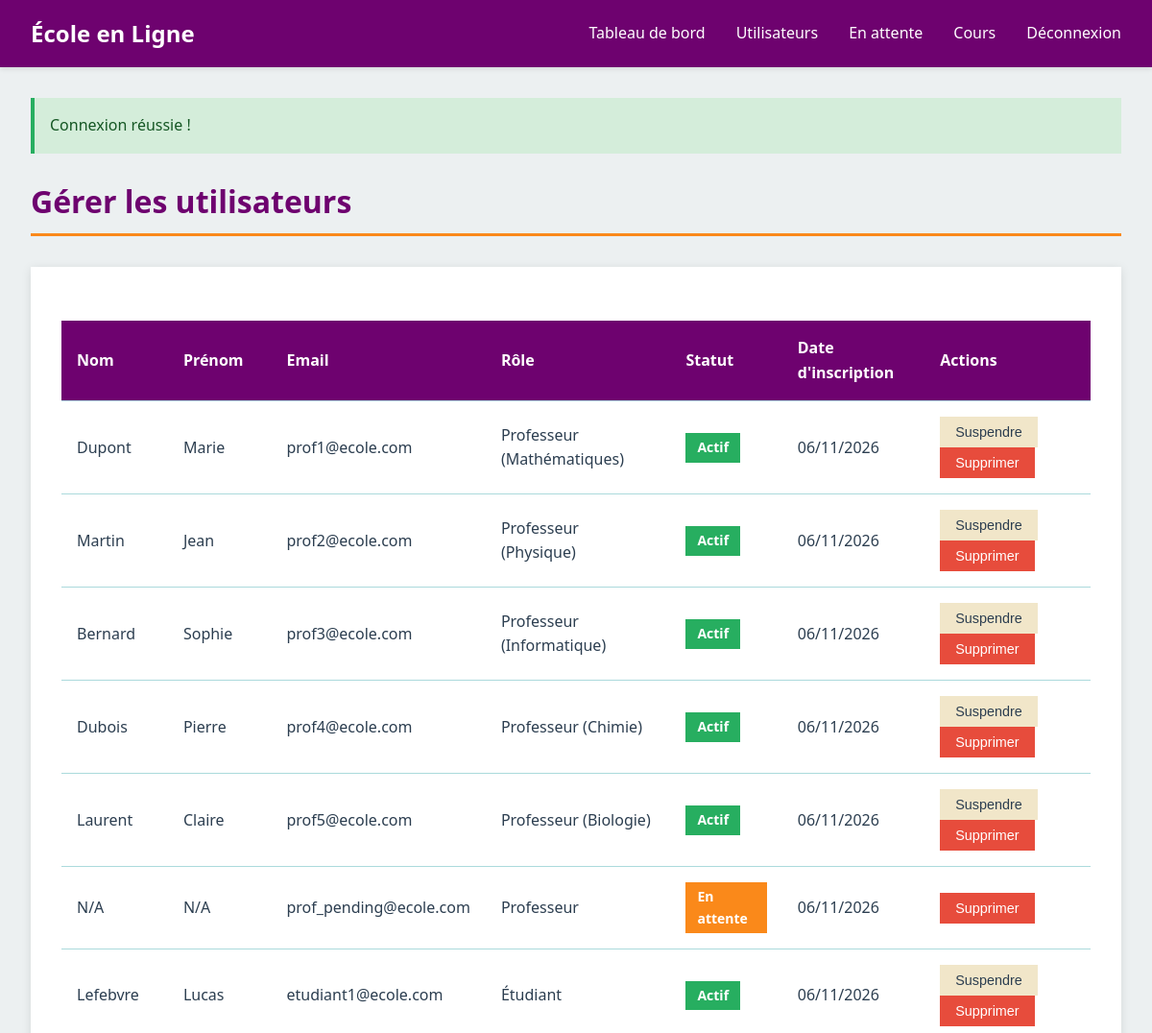
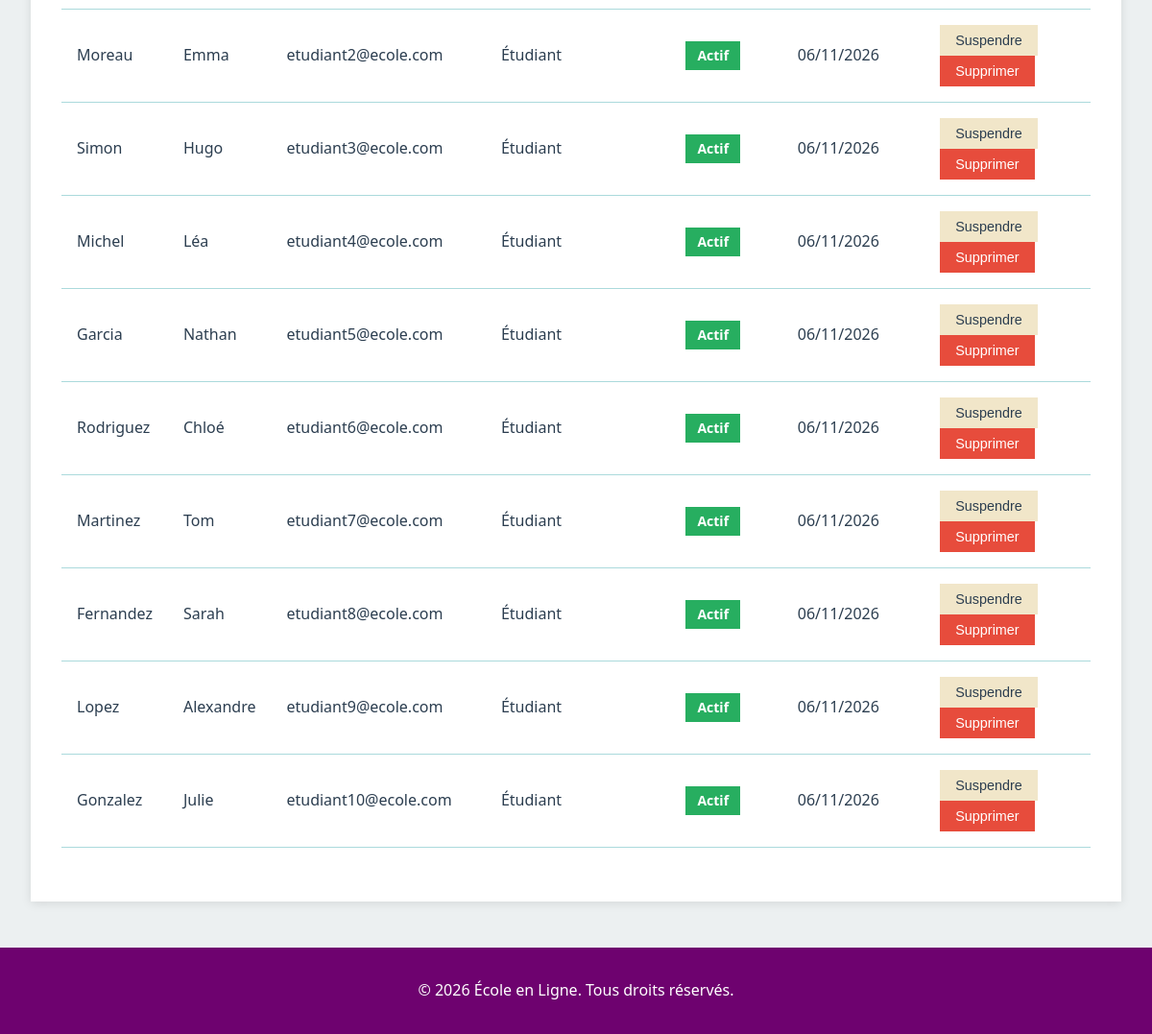
The app's page /admin/users (signed in) with its own data (2 pictures, top to bottom).
### tables this page shows
CREATE TABLE professeur (
    id_professeur INT PRIMARY KEY AUTO_INCREMENT,
    id_user INT NOT NULL,
    nom VARCHAR(100) NOT NULL,
    prenom VARCHAR(100) NOT NULL,
    specialite VARCHAR(100) NOT NULL,
    bio TEXT NULL,
    photo VARCHAR(255) NULL,
    FOREIGN KEY (id_user) REFERENCES user(id_user) ON DELETE CASCADE
);

CREATE TABLE user (
    id_user INT PRIMARY KEY AUTO_INCREMENT,
    email VARCHAR(255) UNIQUE NOT NULL,
    password VARCHAR(255) NOT NULL,
    role ENUM('student', 'teacher', 'admin') NOT NULL,
    status ENUM('pending', 'active', 'suspended', 'rejected', 'archived') NOT NULL DEFAULT 'active',
    last_login DATETIME NULL,
    archived_at DATETIME NULL,
    created_at TIMESTAMP DEFAULT CURRENT_TIMESTAMP
);

### controllers/AdminController.php (called while the page is built, shortened)
<?php
require_once __DIR__ . '/../models/Admin.php';
class AdminController {
    public function users() {
        $adminModel = new Admin();
        $users = $adminModel->getAllUsers();
        require_once __DIR__ . '/../views/admin/users.php';
    }
}
?>

### models/admin.php (called while the page is built, shortened)
<?php
require_once __DIR__ . '/../config/Database.php';
class Admin {
    private $conn;
    public function __construct() {
        $database = new Database();
        $this->conn = $database->getConnection();
    }
    public function getAllUsers() {
        $query = "SELECT u.id_user, u.email, u.role, u.status, u.created_at,
                  COALESCE(e.nom, p.nom) as nom,
                  COALESCE(e.prenom, p.prenom) as prenom,
                  p.specialite
                  FROM user u
                  LEFT JOIN etudiant e ON u.id_user = e.id_user
                  LEFT JOIN professeur p ON u.id_user = p.id_user
                  WHERE u.role != 'admin'
                  ORDER BY u.created_at DESC";
        $stmt = $this->conn->prepare($query);
        $stmt->execute();
        return $stmt->fetchAll();
    }
}
?>

### config/database.php (called while the page is built)
<?php
class Database {
    private $host = DB_HOST;
    private $db_name = DB_NAME;
    private $username = DB_USER;
    private $password = DB_PASS;
    private $conn = null;
    public function getConnection() {
        if ($this->conn === null) {
            try {
                $this->conn = new PDO(
                    "mysql:host=" . $this->host . ";dbname=" . $this->db_name . ";charset=utf8mb4",
                    $this->username,
                    $this->password
                );
                $this->conn->setAttribute(PDO::ATTR_ERRMODE, PDO::ERRMODE_EXCEPTION);
                $this->conn->setAttribute(PDO::ATTR_DEFAULT_FETCH_MODE, PDO::FETCH_ASSOC);
            } catch(PDOException $e) {
                die("Erreur de connexion : " . $e->getMessage());
            }
        }
        return $this->conn;
    }
}
?>

### views/admin/users.php (the view, shortened to what this page needs)
<?php
require_once __DIR__ . '/../layout/header.php';
?>
<div class="container">
    <?php if (isset($_SESSION['success'])): ?>
        <div class="alert alert-success">
            <?php echo $_SESSION['success']; unset($_SESSION['success']); ?>
        </div>
    <?php endif; ?>
    <h1>Gérer les utilisateurs</h1>
    <div class="content-wrapper">
        <?php if (empty($users)): ?>
            <div class="alert alert-info">
                Aucun utilisateur enregistré.
            </div>
        <?php else: ?>
            <table>
                <thead>
                    <tr>
                        <th>Nom</th>
                        <th>Prénom</th>
                        <th>Email</th>
                        <th>Rôle</th>
                        <th>Statut</th>
                        <th>Date d'inscription</th>
                        <th>Actions</th>
                    </tr>
                </thead>
                <tbody>
                    <?php foreach ($users as $user): ?>
                        <tr>
                            <td><?php echo htmlspecialchars($user['nom'] ?? 'N/A'); ?></td>
                            <td><?php echo htmlspecialchars($user['prenom'] ?? 'N/A'); ?></td>
                            <td><?php echo htmlspecialchars($user['email']); ?></td>
                            <td>
                                <?php if ($user['role'] === 'student'): ?>
                                    Étudiant
                                <?php elseif ($user['role'] === 'teacher'): ?>
                                    Professeur <?php if ($user['specialite']): ?>(<?php echo htmlspecialchars($user['specialite']); ?>)<?php endif; ?>
                                <?php endif; ?>
                            </td>
                            <td>
                                <?php if ($user['status'] === 'active'): ?>
                                    <span class="badge badge-active">Actif</span>
                                <?php elseif ($user['status'] === 'pending'): ?>
                                    <span class="badge badge-pending">En attente</span>
                                <?php elseif ($user['status'] === 'suspended'): ?>
                                    <span class="badge badge-suspended">Suspendu</span>
                                <?php endif; ?>
                            </td>
                            <td><?php echo date('d/m/Y', strtotime($user['created_at'])); ?></td>
                            <td>
                                <?php if ($user['status'] === 'active'): ?>
                                    <form action="<?php echo BASE_URL; ?>/admin/suspend-user" method="POST" style="display: inline;">
                                        <button type="submit" class="btn btn-accent btn-small">Suspendre</button>
                                    </form>
                                <?php endif; ?>
                                <form action="<?php echo BASE_URL; ?>/admin/delete-user" method="POST" style="display: inline;">
                                    <button type="submit" class="btn btn-danger btn-small btn-delete">Supprimer</button>
                                </form>
                            </td>
                        </tr>
                    <?php endforeach; ?>
                </tbody>
            </table>
        <?php endif; ?>
    </div>
</div>
<?php require_once __DIR__ . '/../layout/footer.php'; ?>

### index.php (shortened to what this page needs)
<?php
require_once __DIR__ . '/controllers/AdminController.php';
$request = $_SERVER['REQUEST_URI'];
$baseUrl = '/teaching-project';
$request = str_replace($baseUrl, '', $request);
$request = strtok($request, '?');
switch ($request) {
    case '/admin/users':
        $controller = new AdminController();
        $controller->users();
        break;
}
?>

### views/layout/header.php (shortened to what this page needs)
<!DOCTYPE html>
<html lang="fr">
<head>
    <link rel="stylesheet" href="<?php echo BASE_URL; ?>/public/css/style.css">
</head>
<body>
    <?php require_once __DIR__ . '/navbar.php'; ?>

### views/layout/navbar.php (shortened to what this page needs)
<header>
    <nav>
        <div class="logo">
            <a href="<?php echo BASE_URL; ?>">École en Ligne</a>
        </div>
        <?php if (isset($_SESSION['user_id'])): ?>
            <ul class="nav-links">
                <?php if ($_SESSION['role'] === 'student'): ?>
                    <li><a href="<?php echo BASE_URL; ?>/student/dashboard">Tableau de bord</a></li>
                    <li><a href="<?php echo BASE_URL; ?>/student/courses">Tous les cours</a></li>
                    <li><a href="<?php echo BASE_URL; ?>/student/my-courses">Mes cours</a></li>
                    <li><a href="<?php echo BASE_URL; ?>/student/grades">Mes notes</a></li>
                    <li><a href="<?php echo BASE_URL; ?>/student/profile">Mon profil</a></li>
                <?php elseif ($_SESSION['role'] === 'admin'): ?>
                    <li><a href="<?php echo BASE_URL; ?>/admin/dashboard">Tableau de bord</a></li>
                    <li><a href="<?php echo BASE_URL; ?>/admin/users">Utilisateurs</a></li>
                    <li><a href="<?php echo BASE_URL; ?>/admin/pending">En attente</a></li>
                    <li><a href="<?php echo BASE_URL; ?>/admin/courses">Cours</a></li>
                <?php endif; ?>
                <li><a href="<?php echo BASE_URL; ?>/logout">Déconnexion</a></li>
            </ul>
        <?php endif; ?>
    </nav>
</header>

### views/layout/footer.php (shortened to what this page needs)
<footer>
        <p>&copy; <?php echo date('Y'); ?> École en Ligne. Tous droits réservés.</p>
    </footer>
</body>
</html>

### public/css/style.css (style rules this page uses)
:root { --primary: #6E026F; --secondary: #ABDADC; --accent: #F1E6C9; --highlight: #FA891A; --dark: #2c3e50; --light: #ecf0f1; --white: #ffffff; --gray: #95a5a6; --success: #27ae60; --danger: #e74c3c; }
* { margin: 0; padding: 0; box-sizing: border-box; }
body { font-family: 'Segoe UI', Tahoma, Geneva, Verdana, sans-serif; line-height: 1.6; color: var(--dark); background-color: var(--light); }
a { text-decoration: none; color: inherit; }
header { background-color: var(--primary); color: var(--white); padding: 1rem 0; box-shadow: 0 2px 5px rgba(0,0,0,0.1); }
nav { max-width: 1200px; margin: 0 auto; display: flex; justify-content: space-between; align-items: center; padding: 0 2rem; }
.logo { font-size: 1.5rem; font-weight: bold; }
.nav-links { display: flex; list-style: none; gap: 2rem; }
.nav-links a { color: var(--white); transition: color 0.3s; }
.container { max-width: 1200px; margin: 2rem auto; padding: 0 2rem; }
.content-wrapper { background-color: var(--white); padding: 2rem; margin: 2rem 0; box-shadow: 0 2px 10px rgba(0,0,0,0.1); }
h1 { color: var(--primary); margin-bottom: 1.5rem; font-size: 2rem; border-bottom: 3px solid var(--highlight); padding-bottom: 0.5rem; }
form { max-width: 600px; }
.btn { display: inline-block; padding: 0.75rem 1.5rem; border: none; cursor: pointer; font-size: 1rem; transition: all 0.3s; text-align: center; }
.btn-accent { background-color: var(--accent); color: var(--dark); }
.btn-danger { background-color: var(--danger); color: var(--white); }
.btn-small { padding: 0.5rem 1rem; font-size: 0.9rem; }
.alert { padding: 1rem; margin-bottom: 1.5rem; border-left: 4px solid; }
.alert-success { background-color: #d4edda; border-color: var(--success); color: #155724; }
table { width: 100%; border-collapse: collapse; margin: 1.5rem 0; background-color: var(--white); }
thead { background-color: var(--primary); color: var(--white); }
th, td { padding: 1rem; text-align: left; border-bottom: 1px solid var(--secondary); }
.badge { display: inline-block; padding: 0.25rem 0.75rem; font-size: 0.875rem; font-weight: 600; }
.badge-active { background-color: var(--success); color: var(--white); }
.badge-pending { background-color: var(--highlight); color: var(--white); }
footer { background-color: var(--primary); color: var(--white); text-align: center; padding: 2rem; margin-top: 3rem; }

### records on screen
professeur: nom "Dupont", prenom "Marie", id_user.email "prof1@ecole.com", specialite "Mathématiques", shows "Actif", id_user.created_at "06/11/2026"
professeur: nom "Martin", prenom "Jean", id_user.email "prof2@ecole.com", specialite "Physique", shows "Actif", id_user.created_at "06/11/2026"
professeur: nom "Bernard", prenom "Sophie", id_user.email "prof3@ecole.com", specialite "Informatique", shows "Actif", id_user.created_at "06/11/2026"
professeur: nom "Dubois", prenom "Pierre", id_user.email "prof4@ecole.com", specialite "Chimie", shows "Actif", id_user.created_at "06/11/2026"
professeur: nom "Laurent", prenom "Claire", id_user.email "prof5@ecole.com", specialite "Biologie", shows "Actif", id_user.created_at "06/11/2026"
user: nom "N/A", prenom "N/A", email "prof_pending@ecole.com", role "Professeur", status "En attente", created_at "06/11/2026"
user: nom "Lefebvre", prenom "Lucas", email "etudiant1@ecole.com", role "Étudiant", status "Actif", created_at "06/11/2026"
user: nom "Moreau", prenom "Emma", email "etudiant2@ecole.com", role "Étudiant", status "Actif", created_at "06/11/2026"
user: nom "Simon", prenom "Hugo", email "etudiant3@ecole.com", role "Étudiant", status "Actif", created_at "06/11/2026"
user: nom "Michel", prenom "Léa", email "etudiant4@ecole.com", role "Étudiant", status "Actif", created_at "06/11/2026"
user: nom "Garcia", prenom "Nathan", email "etudiant5@ecole.com", role "Étudiant", status "Actif", created_at "06/11/2026"
user: nom "Rodriguez", prenom "Chloé", email "etudiant6@ecole.com", role "Étudiant", status "Actif", created_at "06/11/2026"
user: nom "Martinez", prenom "Tom", email "etudiant7@ecole.com", role "Étudiant", status "Actif", created_at "06/11/2026"
user: nom "Fernandez", prenom "Sarah", email "etudiant8@ecole.com", role "Étudiant", status "Actif", created_at "06/11/2026"
user: nom "Lopez", prenom "Alexandre", email "etudiant9@ecole.com", role "Étudiant", status "Actif", created_at "06/11/2026"
user: nom "Gonzalez", prenom "Julie", email "etudiant10@ecole.com", role "Étudiant", status "Actif", created_at "06/11/2026"

### other values on screen
$_SESSION['success'] "Connexion réussie !"
